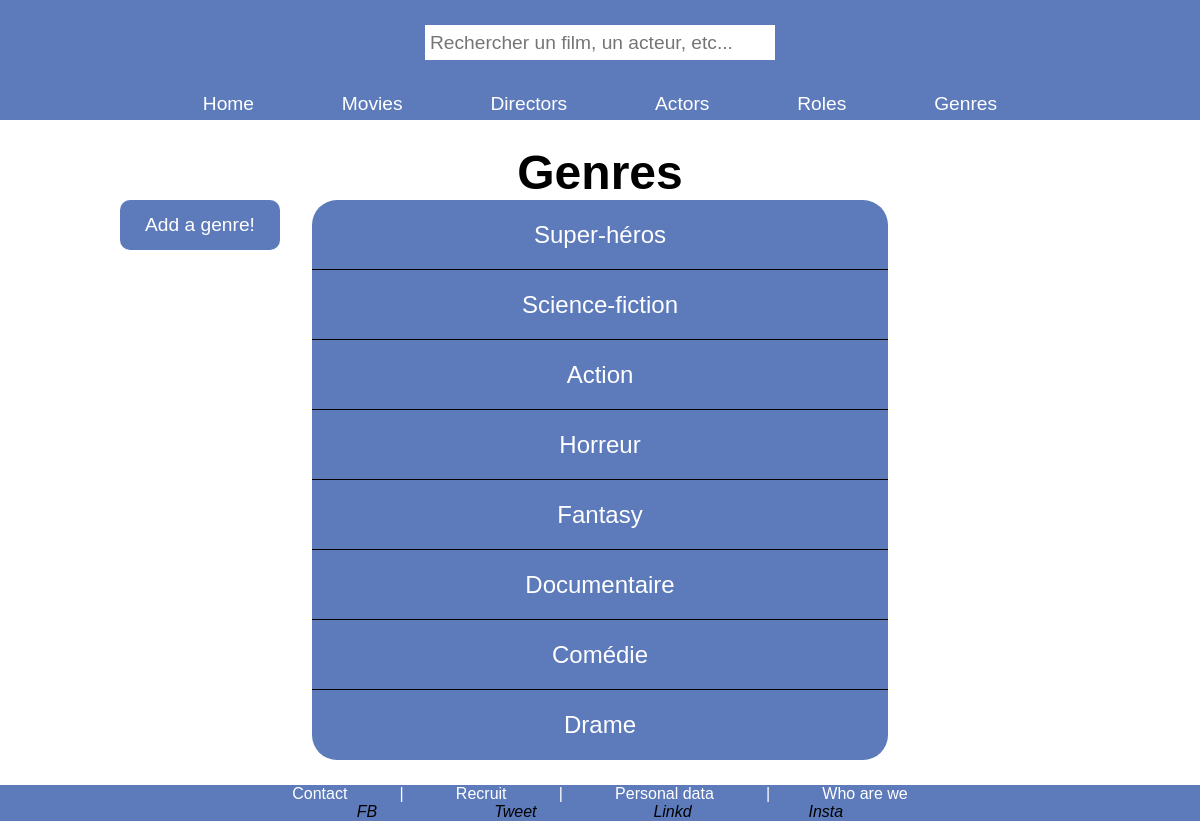
Screenshot of /index.php?action=listGenres with the database file from the repository.
### tables this page shows
CREATE TABLE IF NOT EXISTS `genre` (
  `id_genre` int NOT NULL AUTO_INCREMENT,
  `libelle` varchar(255) NOT NULL,
  PRIMARY KEY (`id_genre`)
);

### controller/GenreController.php (called while the page is built, shortened)
<?php
require_once "./bdd/DAO.php";
class GenreController {
    public function listGenres() {
        $dao = new DAO();
        $sql =
        "SELECT g.id_genre, g.libelle
        FROM genre g";
        $genres = $dao->executerRequete($sql);
        require "./view/genre/listGenres.php";
    }
}

### bdd/DAO.php (called while the page is built, shortened)
<?php
class DAO{
    private $bdd;
    public function __construct(){
        $this->bdd = new \PDO('mysql:host=localhost;dbname=cinema;charset=utf8', 'root', '');
    }
    public function executerRequete($sql, $params = NULL){
        if ($params == NULL){
            $resultat = $this->bdd->query($sql);
        }else{
            $resultat = $this->bdd->prepare($sql);
            $resultat->execute($params);
        }
        return $resultat;
    }
}
?>

### view/genre/listGenres.php (the view, shortened to what this page needs)
<h2 class="titrePage">Genres</h2>
<div class="interactAdd">
    <a href="index.php?action=addGenreForm">
        <p>Add a genre!</p>
    </a>
</div>
    <div id='listGenres'>
<?php
    while ($genre = $genres->fetch()) {
?>
        <a class="linkEntities" href='index.php?action=detailsGenre&id=<?=$genre["id_genre"]?>'>
            <p class="listEntities"><?= $genre["libelle"] ?></p>
        </a>
<?php
    }
?>
</div>
<?php
require "./view/layout.php";
?>

### public/css/style.css (style rules this page uses)
:root { --primary-background-color: rgb(93, 123, 187); --secondary-background-color: rgb(77, 111, 185); --hover-color: rgb(236, 184, 11); }
* { margin: 0; padding: 0; box-sizing: border-box; }
body { font-family:'Lucida Sans', 'Lucida Sans Regular', 'Lucida Grande', 'Lucida Sans Unicode', Geneva, Verdana, sans-serif }
.titrePage { font-size: 3em; text-align: center; }
[id*="list"] { background-color: var(--primary-background-color); margin: 0 20%; text-align: center; }
#listActeurs, #listRealisateurs, #listRoles, #listGenres { display: flex; flex-direction: column; flex-wrap: wrap; border-radius: 25px; }
.linkEntities { height: 70px; color: white; text-decoration: none; display: flex; justify-content: center; align-items: center; }
.linkEntities:not(:last-child) { border-bottom: 1px solid black; }
.listEntities { text-align: center; font-size: 1.5em; }
.interactAdd { width: 160px; height: 50px; position: absolute; background-color: var(--primary-background-color); border-radius: 10px; text-align: center; }
.interactAdd a { width: 100%; height: 100%; color: white; font-size: 1.2em; text-decoration: none; display: flex; justify-content: center; align-items: center; }

### rows the page displays
genre: libelle "Super-héros"
genre: libelle "Science-fiction"
genre: libelle "Action"
genre: libelle "Horreur"
genre: libelle "Fantasy"
genre: libelle "Documentaire"
genre: libelle "Comédie"
genre: libelle "Drame"
